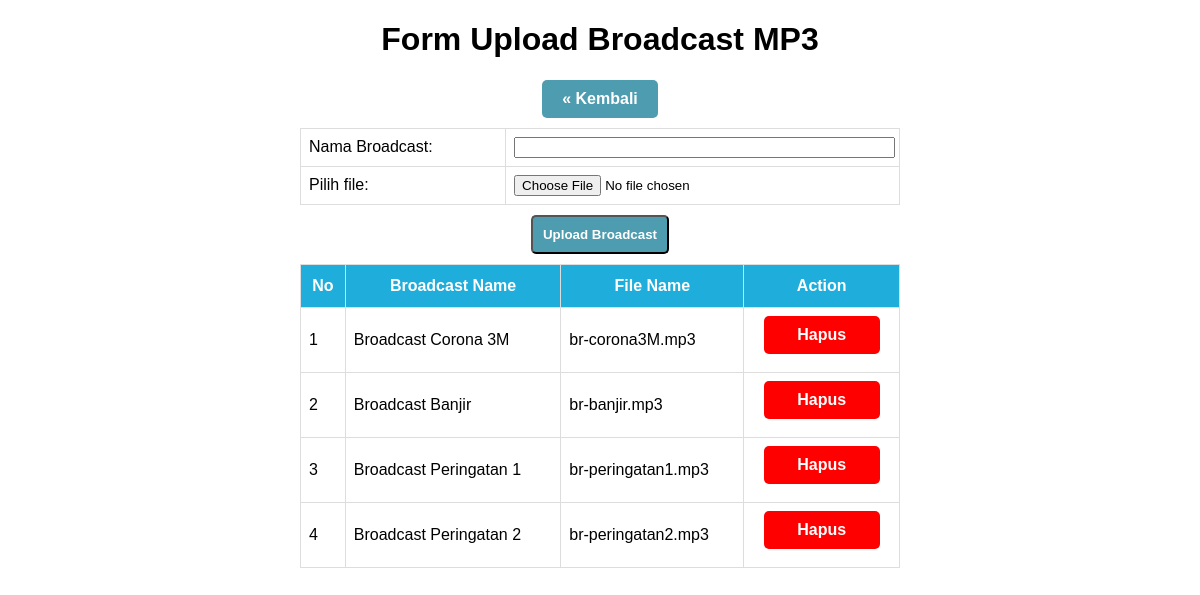
The app's page /upload_form.php with its own data.
### tables this page shows
CREATE TABLE `brd_audio` (
  `id` int(11) NOT NULL,
  `nama_br` varchar(50) NOT NULL,
  `nama_audio` varchar(50) NOT NULL,
  `tipe_audio` varchar(50) NOT NULL,
  `size_audio` int(11) NOT NULL
);

### upload_form.php (the view, shortened to what this page needs)
<!DOCTYPE html>
<html>
<head>
</head>
<body>
    <h1>Form Upload Broadcast MP3</h1>
    <a class="button" href="/brdrecord-server" style="text-align:center;">&laquo; Kembali</a>
    <form action="upload.php" method="post" enctype="multipart/form-data">
        <table>
            <tr>
            <td>Nama Broadcast: </td>
            <td><input type="text" name="nama_brd" id="" style="width: 99%;" maxlength="50" required></td>
            </tr>
            <tr>
            <td>Pilih file:</td>
            <td><input type="file" name="berkas" accept=".mp3,audio/*" required/> </td>
            </tr>
        </table>
        <input class="button" type="submit" name="upload" value="Upload Broadcast" style="margin-top:10px; width: auto;"/>
    </form>
    <table >
    <tr>
        <th>No</th>
        <th>Broadcast Name</th>
        <th>File Name</th>
        <th>Action</th>
    </tr>
    <?php
            include('koneksi.php');
            $no = 1;
            $result = mysqli_query($koneksi,"SELECT id, nama_br, nama_audio FROM brd_audio");
            while ($data = mysqli_fetch_assoc($result)) {
                ?>
                <tr>
                <td><?php echo $no++; ?></td>
                <td><?php echo $data['nama_br']; ?></td>
                <td>
                <?php
                    echo $data['nama_audio'];
                ?>
                </td>
                <td style="text-align:center;"><a href="delete_aud.php?id=<?php echo $data['id'];?>&nama=<?php echo $data['nama_audio'];?>" class="button" style="background: red; color: white;">Hapus</a></td>
                </tr>
                <?php
            }
            ?>
</body>
</html>

### upload_form.php (style rules this page uses)
body { font-family: "Trebuchet MS", Arial, Helvetica, sans-serif; text-align: center; width: 50%; margin: 0 auto; }
.button { text-decoration: none; display: inline-block; width: 96px; height: auto; background: #4E9CAF; padding: 10px; text-align: center; border-radius: 5px; color: white; font-weight: bold; margin-bottom: 10px; }
table { font-family: "Trebuchet MS", Arial, Helvetica, sans-serif; border-collapse: collapse; width: 100%; }
table td, table th { border: 1px solid #ddd; padding: 8px; }
table th { padding-top: 12px; padding-bottom: 12px; text-align: center; background-color: #1faddc; color: white; }
table td { text-align: left; }

### records on screen
brd_audio: nama_br "Broadcast Corona 3M", nama_audio "br-corona3M.mp3"
brd_audio: nama_br "Broadcast Banjir", nama_audio "br-banjir.mp3"
brd_audio: nama_br "Broadcast Peringatan 1", nama_audio "br-peringatan1.mp3"
brd_audio: nama_br "Broadcast Peringatan 2", nama_audio "br-peringatan2.mp3"
